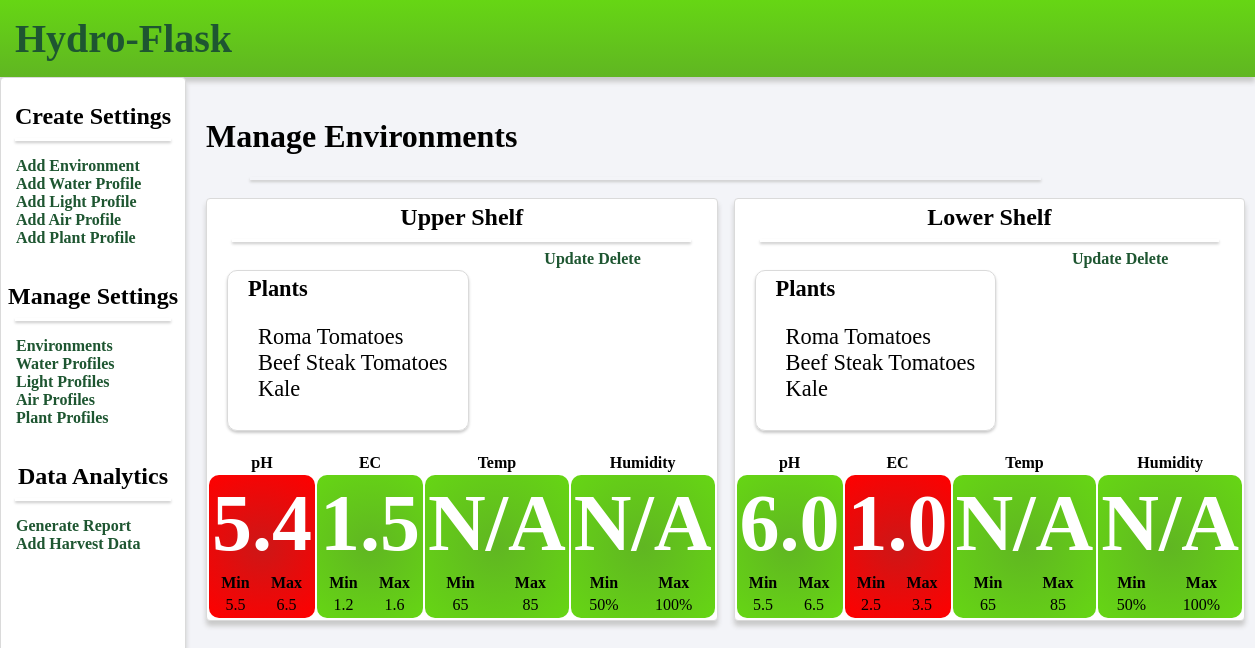
Page /enviro on the committed database.
### models.py (models this page shows, shortened)
class Enviro(db.Model):
    id = db.Column(db.Integer, primary_key=True)
    name = db.Column(db.String(50), nullable=False)
    ph_sensor = db.Column(db.Integer, default=0)
    ec_sensor = db.Column(db.Integer, default=0)
    nutrient_solenoid = db.Column(db.Integer, default=0)
    ph_solenoid = db.Column(db.Integer, default=0)
    water_pump = db.Column(db.Integer, default=0)
    air_pump = db.Column(db.Integer, default=0)
    active = db.Column(db.Integer, default=0)
    water_id = db.Column(db.Integer, db.ForeignKey('water.id'), nullable=False)
    light_id = db.Column(db.Integer, db.ForeignKey('light.id'), nullable=False)
    plants = db.relationship('Plant', secondary=plants, lazy='subquery',
        backref=db.backref('enviros', lazy=True))
    def current_ph(self):
        if self.ph_sensor == 0:
            return 'N/A'
        ph_level = current_ph(self.ph_sensor)
        return float(ph_level)
    def current_ec(self):
        if self.ec_sensor == 0:
            return 'N/A'
        ec_level = current_ec(self.ec_sensor)
        return float(ec_level)
    def alert_status(self, sensor):
        if sensor == "ph":
            if self.ph_sensor == 0:
                return
            if current_ph(self.ph_sensor) < self.water.min_ph or current_ph(self.ph_sensor) > self.water.max_ph:
                return "alert"
        if sensor == "ec":
            if self.ec_sensor == 0:
                return
            if current_ec(self.ec_sensor) < self.water.min_ec or current_ec(self.ec_sensor) > self.water.max_ec:
                return "alert"

class Plant(db.Model):
    id = db.Column(db.Integer, primary_key=True)
    name = db.Column(db.String(50), nullable=False)

class Water(db.Model):
    id = db.Column(db.Integer, primary_key=True)
    name = db.Column(db.String(50), nullable=False)
    min_ph = db.Column(db.Float, default=5.5)
    max_ph = db.Column(db.Float, default=6.5)
    min_ec = db.Column(db.Float, default=1.2)
    max_ec = db.Column(db.Float, default=1.6)
    enviros = db.relationship('Enviro', backref='water', lazy=True)

### views.py (the view)
@app.route('/enviro')
def list_environments():
    environments = Enviro.query.all()
    return render_template('index_enviro.html', enviros=environments)

### sensor_data.py (called while the page is built)
def current_ph(ph_sensor):
    if ph_sensor == 1:
        return 6.0
    elif ph_sensor == 2:
        return 5.4
    else:
        return 0

def current_ec(ec_sensor):
    if ec_sensor == 1:
        return 1.0
    elif ec_sensor == 2:
        return 1.5
    else:
        return 0

### templates/index_enviro.html
{% extends 'layout.html' %}
{% block body %}
<div class = "content">
    <h1>Manage Environments</h1>
    <hr class = "line">
    <div class = "environments">
    {% for enviro in enviros %}
        <div class = "environment">
            <h2>{{ enviro.name }}</h2>
            <hr class = "line">
            <div class = "plant_list">
                <b>Plants</b>
                <ul>
                    {% for plant in enviro.plants %}
                        <li>{{ plant.name }}</li>
                    {% endfor %}
                </ul>
            </div>
            <table class = "alerts_panel">
                <tr>
                    <th class = "alert_header">pH</th>
                    <th class = "alert_header">EC</th>
                    <th class = "alert_header">Temp</th>
                    <th class = "alert_header">Humidity</th>
                </tr>
                <tr class = "alerts_panel">
                    <td class = "{{ enviro.alert_status('ph') }}">
                        <h3>{{ enviro.current_ph() }}</h3>
                        <table width = "100%">
                            <tr>
                                <th>Min</th>
                                <th>Max</th>
                            </tr>
                            <tr>
                                <td>{{ enviro.water.min_ph }}</td>
                                <td>{{ enviro.water.max_ph }}</td>
                            </tr>
                        </table>
                    </td>
                    <td class = "{{ enviro.alert_status('ec') }}">
                        <h3>{{ enviro.current_ec() }}</h3>
                        <table width = "100%">
                            <tr>
                                <th>Min</th>
                                <th>Max</th>
                            </tr>
                            <tr>
                                <td>{{ enviro.water.min_ec }}</td>
                                <td>{{ enviro.water.max_ec }}</td>
                            </tr>
                        </table>
                    </td>
                    <td>
                        <h3>N/A</h3>
                        <table width = "100%">
                            <tr>
                                <th>Min</th>
                                <th>Max</th>
                            </tr>
                            <tr>
                                <td>65</td>
                                <td>85</td>
                            </tr>
                        </table>
                    </td>
                    <td>
                        <h3>N/A</h3>
                        <table width = "100%">
                            <tr>
                                <th>Min</th>
                                <th>Max</th>
                            </tr>
                            <tr>
                                <td>50%</td>
                                <td>100%</td>
                            </tr>
                        </table>
                    </td>
                </tr>
            </table>
            <a href = "/update_enviro/{{enviro.id}}">Update</a>
            <a href = "/delete_enviro/{{enviro.id}}">Delete</a>
        </div>
    {% endfor %}
</div>
</div>
{% endblock %}

### static/css/main.css (style rules this page uses)
body { background-color: #f3f4f8; margin: 0; }
a { text-decoration: none; color: #1E5631; font-weight: bold; }
ul { list-style: none; padding-left: 10px; }
.content { width: 70%; margin: 20px; float:left; }
.environments { display:grid; grid-template-columns: 1fr 1fr; gap: 1em; }
.environment { background-color: #fff; text-align: center; box-shadow: 0px 5px 5px #c9c9c9; border:1px solid #dadada; border-radius: 4px; height: max-content; margin-top:10px; }
.line { height: 3px; border: none; box-shadow: 0px 2px 3px #c9c9c9; width: 90%; }
table.alerts_panel { display:block; float:left; width: 100%; margin-top: 20px; }
th.alert_header { background-color:#fff; width: 25%; }
tr.alerts_panel > td { background: rgb(96,182,34); background: radial-gradient(circle, rgba(96,182,34,1) 0%, rgba(102,214,20,1) 100%); border-radius: 10px; }
tr.alerts_panel > td.alert { background: rgb(204,23,23); background: radial-gradient(circle, rgba(204,23,23,1) 0%, rgba(255,0,0,1) 100%); }
.plant_list { margin: 20px 0px 0px 20px; padding:5px 20px; float:left; display:block; text-align: left; border:1px solid #dadada; border-radius:10px; font-size:1.4rem; box-shadow: 0px 2px 3px #c9c9c9; }
h3 { font-size:5em; color: #fff; margin:2px; }
h2 { text-align: center; margin:5px; }

### rows in the picture
Enviro: name "Upper Shelf", current_ph "5.4", water.min_ph "5.5", water.max_ph "6.5", current_ec "1.5", water.min_ec "1.2", water.max_ec "1.6"
Plant: name "Roma Tomatoes"
Plant: name "Beef Steak Tomatoes"
Plant: name "Kale"
Enviro: name "Lower Shelf", current_ph "6.0", water.min_ph "5.5", water.max_ph "6.5", current_ec "1.0", water.min_ec "2.5", water.max_ec "3.5"
